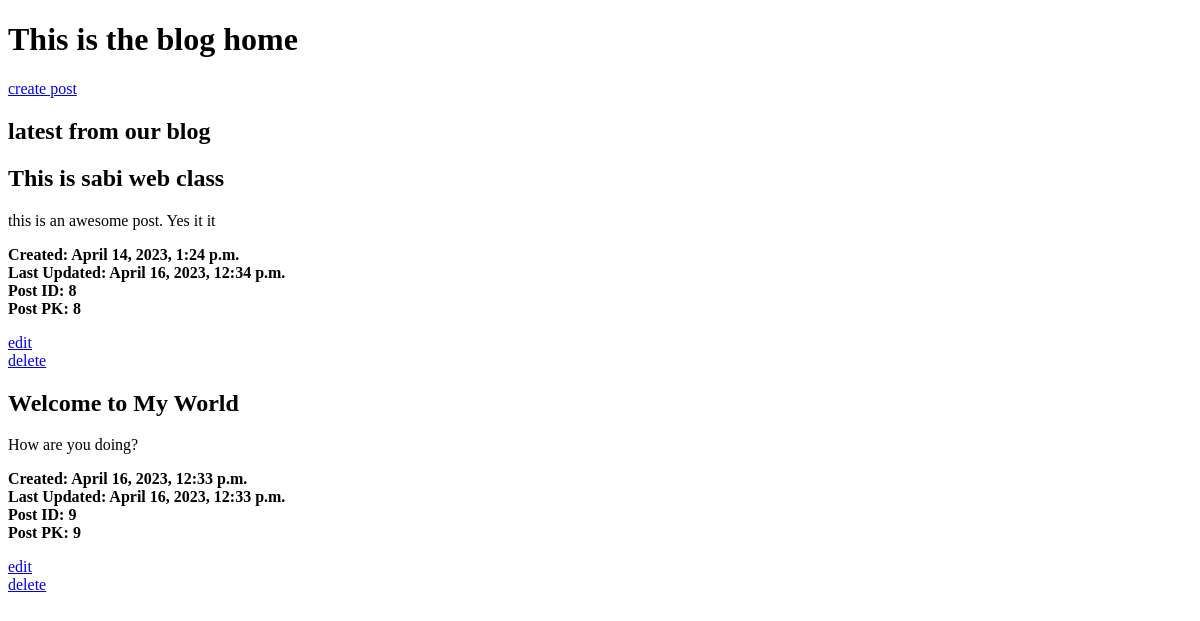
/blog/, run on an earlier commit of the app's database.
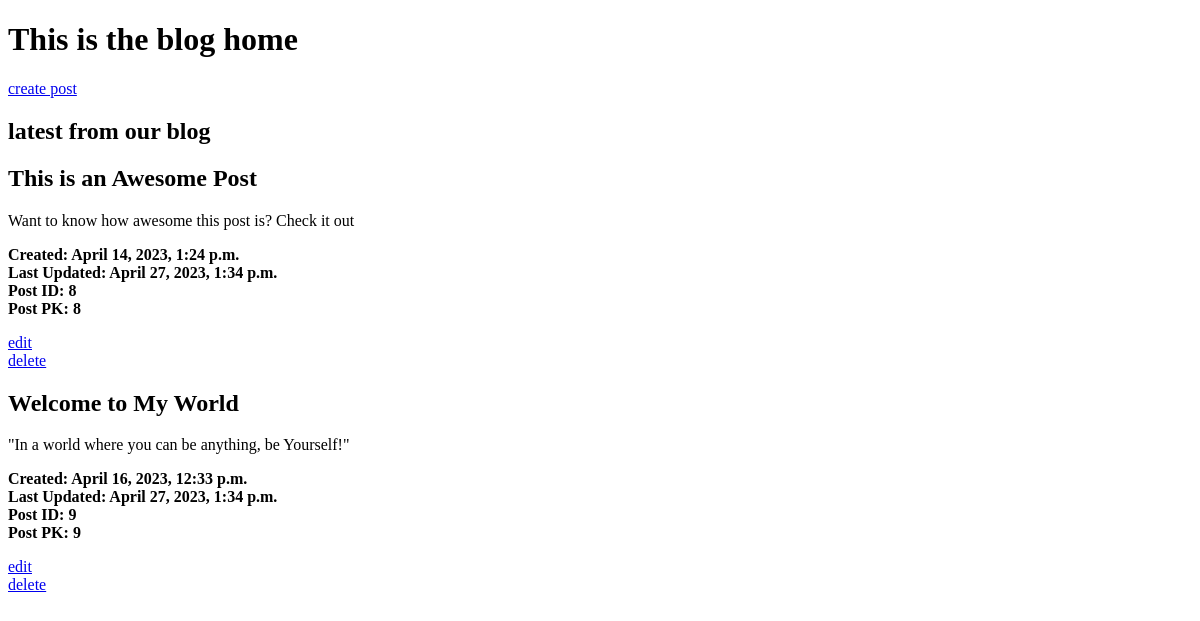
And on a later commit of the database.
### blog/models.py (models this page shows, shortened)
class PostModel(models.Model):
	title = models.CharField(max_length=255)
	content = models.TextField()
	date_created = models.DateTimeField(auto_now_add=True)
	date_updated = models.DateTimeField(auto_now=True)

### blog/views.py (the view)
# urls.py: path('', index, name='index'),
def index(request):
	posts = PostModel.objects.all()
	return render(request, 'blog/index.html', {'blogs':posts})

### blog/templates/blog/index.html (shortened to what this page needs)
<!DOCTYPE html>
<html>
<head>
</head>
<body>
	<h1>This is the blog home</h1>
	<a href="{% url 'create' %}">create post</a>
	<h2>latest from our blog</h2>
	{% for post in blogs %}
		<div>
			<h2>{{post.title}}</h2>
			<p>{{post.content}}</p>
			<p>
				<strong>Created: {{post.date_created}}</strong>
				<br/>
				<strong>Last Updated: {{post.date_updated}}</strong>
				<br/>
				<strong>Post ID: {{post.id}}</strong>
				<br/>
				<strong>Post PK: {{post.pk}}</strong>
			</p>
		</div>
		<div>
			<a href="{% url 'update' post.id %}">edit</a>
		</div>
		<div>
			<a href="{% url 'delete' post.id %}">delete</a>
		</div>
	{% endfor %}
</body>
</html>

What changed in the data, as far as the page shows it:
changed PostModel id 8: title "This is sabi web class" → "This is an Awesome Post"; content "this is an awesome post. Yes it it" → "Want to know how awesome this post is? Check it out"; date_updated "April 16, 2023, 12:34 p.m." → "April 27, 2023, 1:34 p.m."
changed PostModel "Welcome to My World": content "How are you doing?" → "\"In a world where you can be anything, be Yourself!\""; date_updated "April 16, 2023, 12:33 p.m." → "April 27, 2023, 1:34 p.m."
